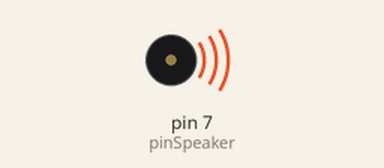
Recording of a sketch running on a simulated Arduino Uno, built with avr-gcc and run on an emulated ATmega328P. On the bench: buzzer (waves = sounding). Random numbers use the default seed unless the sketch sets one.

Above: at 0.04 s.
Timing chart, 0 to 3.0 s (numbered marks = the images above):
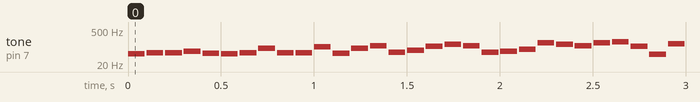

The sketch:

tudoJunto_13.ino
```cpp
int pinSpeaker = 7;
int delayTime = 100;
int dur = 90;
int randMax = 55;

void setup()
{

}

void loop()
{
  int freqGliss = random(50, randMax);

  tone(pinSpeaker, freqGliss, dur);
  delay(delayTime);

  randMax = randMax + 5;

  if (randMax > 500)
  {
    randMax = 55;
  }
}
```

Measured:
- by itself, tone on pin 7 (pinSpeaker): plays 52 Hz for 0.09 s, 59 Hz for 0.09 s, 58 Hz for 0.09 s, 68 Hz for 0.09 s, 55 Hz for 0.09 s, 52 Hz for 0.09 s … (1299 notes in this stretch)
